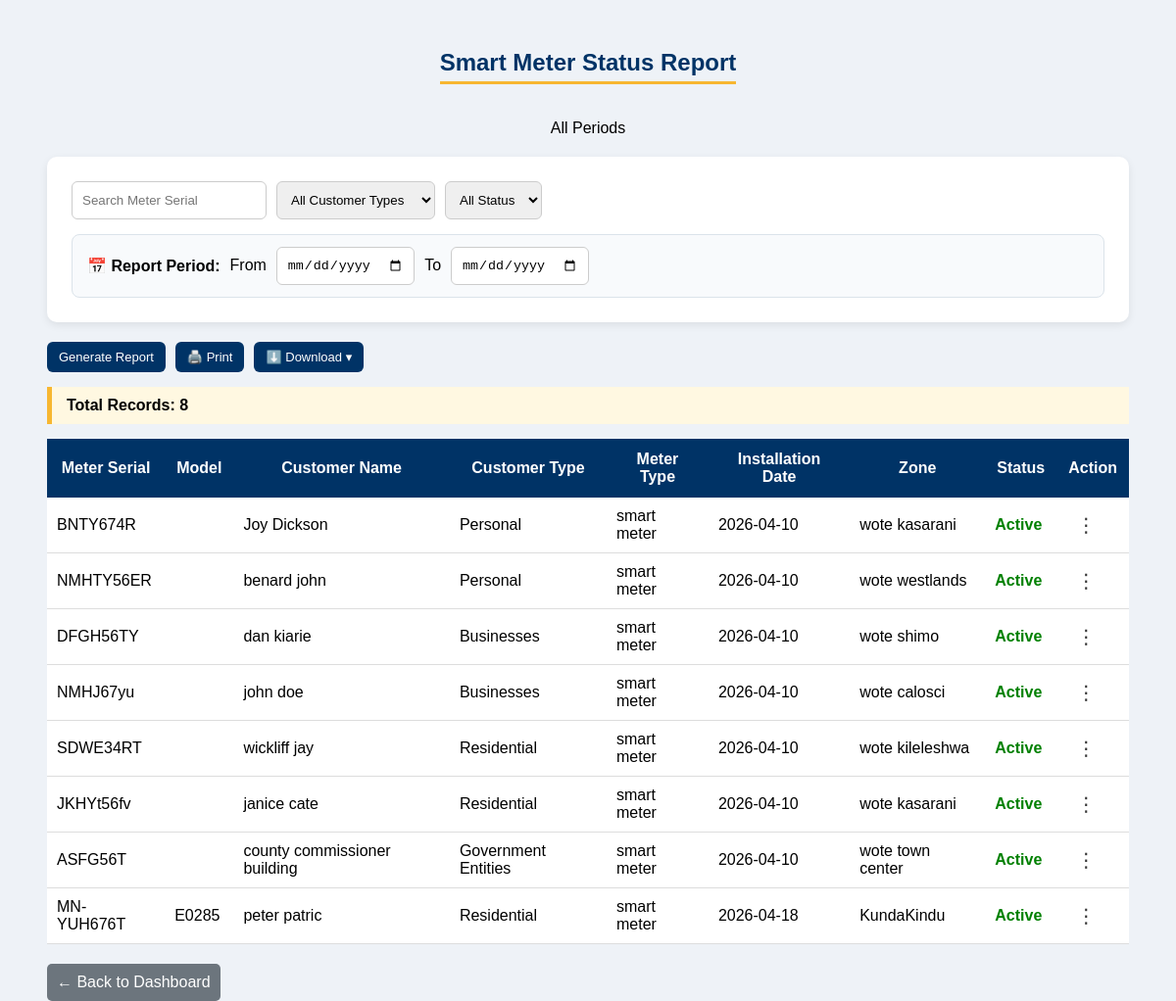
The page /modules/metering/meter_status.php on the database its author committed.
### tables this page shows
CREATE TABLE `meters` (
  `id` int(11) NOT NULL,
  `serial_number` varchar(100) DEFAULT NULL,
  `model` varchar(100) DEFAULT NULL,
  `customer_type` varchar(50) NOT NULL,
  `customer_name` varchar(150) NOT NULL,
  `meter_type` varchar(100) NOT NULL,
  `installation_date` date NOT NULL,
  `zone` varchar(100) DEFAULT NULL,
  `created_at` timestamp NOT NULL DEFAULT current_timestamp(),
  `status` varchar(20) NOT NULL DEFAULT 'Active'
);

### modules/metering/meter_status.php (the view, shortened to what this page needs)
<?php
include $_SERVER['DOCUMENT_ROOT'].'/wowasco/api/db.php';
$search = "";
$start_date = "";
$end_date = "";
$sql = "SELECT * FROM meters WHERE 1";
$result = $conn->query($sql);
$total_records = $result->num_rows;
?>
<!DOCTYPE html>
<html>
<head>
</head>
<body>
<div class="container">
<div class="report-header">
<h2>Smart Meter Status Report</h2>
<p>
<?php
if($start_date && $end_date){
    echo "<strong>$start_date → $end_date</strong>";
} else {
    echo "All Periods";
}
?>
</p>
</div>
<div class="controls">
<form method="GET">
<div class="form-row">
<input type="text" name="search" placeholder="Search Meter Serial" value="<?php echo $search; ?>">
<select name="customer_type">
<option value="">All Customer Types</option>
</select>
<select name="status">
<option value="">All Status</option>
</select>
</div>
<div class="date-group">
<strong>📅 Report Period:</strong>
<label>From</label>
<input type="date" name="start_date" value="<?php echo $start_date; ?>">
<label>To</label>
<input type="date" name="end_date" value="<?php echo $end_date; ?>">
</div>
</form>
</div>
<div class="actions">
<button onclick="document.querySelector('form').submit()">Generate Report</button>
<button onclick="window.print()">🖨️ Print</button>
<div class="dropdown">
<button>⬇️ Download ▾</button>
</div>
</div>
<div class="summary">
Total Records: <?php echo $total_records; ?>
</div>
<table>
<tr>
<th>Meter Serial</th>
<th>Model</th>
<th>Customer Name</th>
<th>Customer Type</th>
<th>Meter Type</th>
<th>Installation Date</th>
<th>Zone</th>
<th>Status</th>
<th>Action</th>
</tr>
<?php
if($result->num_rows > 0){
    $result->data_seek(0);
    while($row = $result->fetch_assoc()){
        $status = $row['status'] ?? 'Inactive';
        $statusClass = ($status === 'Active') ? "active" : "inactive";
        echo "<tr>
        <td>{$row['serial_number']}</td>
        <td>{$row['model']}</td>
        <td>{$row['customer_name']}</td>
        <td>{$row['customer_type']}</td>
        <td>{$row['meter_type']}</td>
        <td>{$row['installation_date']}</td>
        <td>{$row['zone']}</td>
        <td class='$statusClass'>{$status}</td>
        <td>
            <div class='action-menu'>
                <button class='dots-btn'>⋮</button>
                <div class='action-dropdown'>
                    <a href='?edit_id={$row['id']}'>✏️ Edit</a>
                    <a href='?delete_id={$row['id']}' onclick=\"return confirm('Delete this meter?')\">🗑️ Delete</a>
                </div>
            </div>
        </td>
        </tr>";
    }
}
?>
</table>
<a href="/wowasco/index.php" class="back-btn">← Back to Dashboard</a>
</div>
</body>
</html>

### modules/metering/meter_status.php (style rules this page uses)
body { font-family: Arial; background:#eef2f7; margin:0; }
.container { width:92%; margin:auto; margin-top:30px; }
.report-header { text-align:center; margin-bottom:20px; }
.report-header h2 { color:#003366; border-bottom: 3px solid #f7b731; display: inline-block; padding-bottom: 5px; }
.controls { background:white; padding:25px; border-radius:10px; box-shadow:0 3px 8px rgba(0,0,0,0.08); margin-bottom:20px; }
.controls form { display:flex; flex-direction:column; gap:15px; }
.form-row { display:flex; flex-wrap:wrap; gap:10px; }
input, select { padding:10px; border:1px solid #ccc; border-radius:6px; }
.date-group { display:flex; align-items:center; gap:10px; background:#f8fafc; padding:12px 15px; border-radius:8px; border:1px solid #dbe3ea; }
button, .btn { background:#003366; color:white; border:none; padding:8px 12px; border-radius:6px; cursor:pointer; font-size:13px; }
.actions { margin-bottom:15px; display:flex; gap:10px; align-items:center; }
.dropdown { position:relative; }
table { width:100%; border-collapse:collapse; background:white; }
th { background:#003366; color:white; padding:12px; }
td { padding:10px; border-bottom:1px solid #ddd; position:relative; }
.active { color:green; font-weight:bold; }
.summary { background:#fff8e1; padding:10px 15px; border-left:5px solid #f7b731; margin-bottom:15px; font-weight:bold; }
.action-menu { position:relative; display:inline-block; }
.dots-btn { background:none; border:none; font-size:20px; cursor:pointer; padding:5px 10px; color:#333; }
.back-btn { margin-top:20px; display:inline-block; padding:10px; background:#6c757d; color:white; text-decoration:none; border-radius:5px; }

### rows shown on the page
meters: serial_number "BNTY674R", customer_name "Joy Dickson", customer_type "Personal", meter_type "smart meter", installation_date "2026-04-10", zone "wote kasarani", status "Active"
meters: serial_number "NMHTY56ER", customer_name "benard john", customer_type "Personal", meter_type "smart meter", installation_date "2026-04-10", zone "wote westlands", status "Active"
meters: serial_number "DFGH56TY", customer_name "dan kiarie", customer_type "Businesses", meter_type "smart meter", installation_date "2026-04-10", zone "wote shimo", status "Active"
meters: serial_number "NMHJ67yu", customer_name "john doe", customer_type "Businesses", meter_type "smart meter", installation_date "2026-04-10", zone "wote calosci", status "Active"
meters: serial_number "SDWE34RT", customer_name "wickliff jay", customer_type "Residential", meter_type "smart meter", installation_date "2026-04-10", zone "wote kileleshwa", status "Active"
meters: serial_number "JKHYt56fv", customer_name "janice cate", customer_type "Residential", meter_type "smart meter", installation_date "2026-04-10", zone "wote kasarani", status "Active"
meters: serial_number "ASFG56T", customer_name "county commissioner building", customer_type "Government Entities", meter_type "smart meter", installation_date "2026-04-10", zone "wote town center", status "Active"
meters: serial_number "MN-YUH676T", model "E0285", customer_name "peter patric", customer_type "Residential", meter_type "smart meter", installation_date "2026-04-18", zone "KundaKindu", status "Active"

### other values the page prints
$total_records "8"
